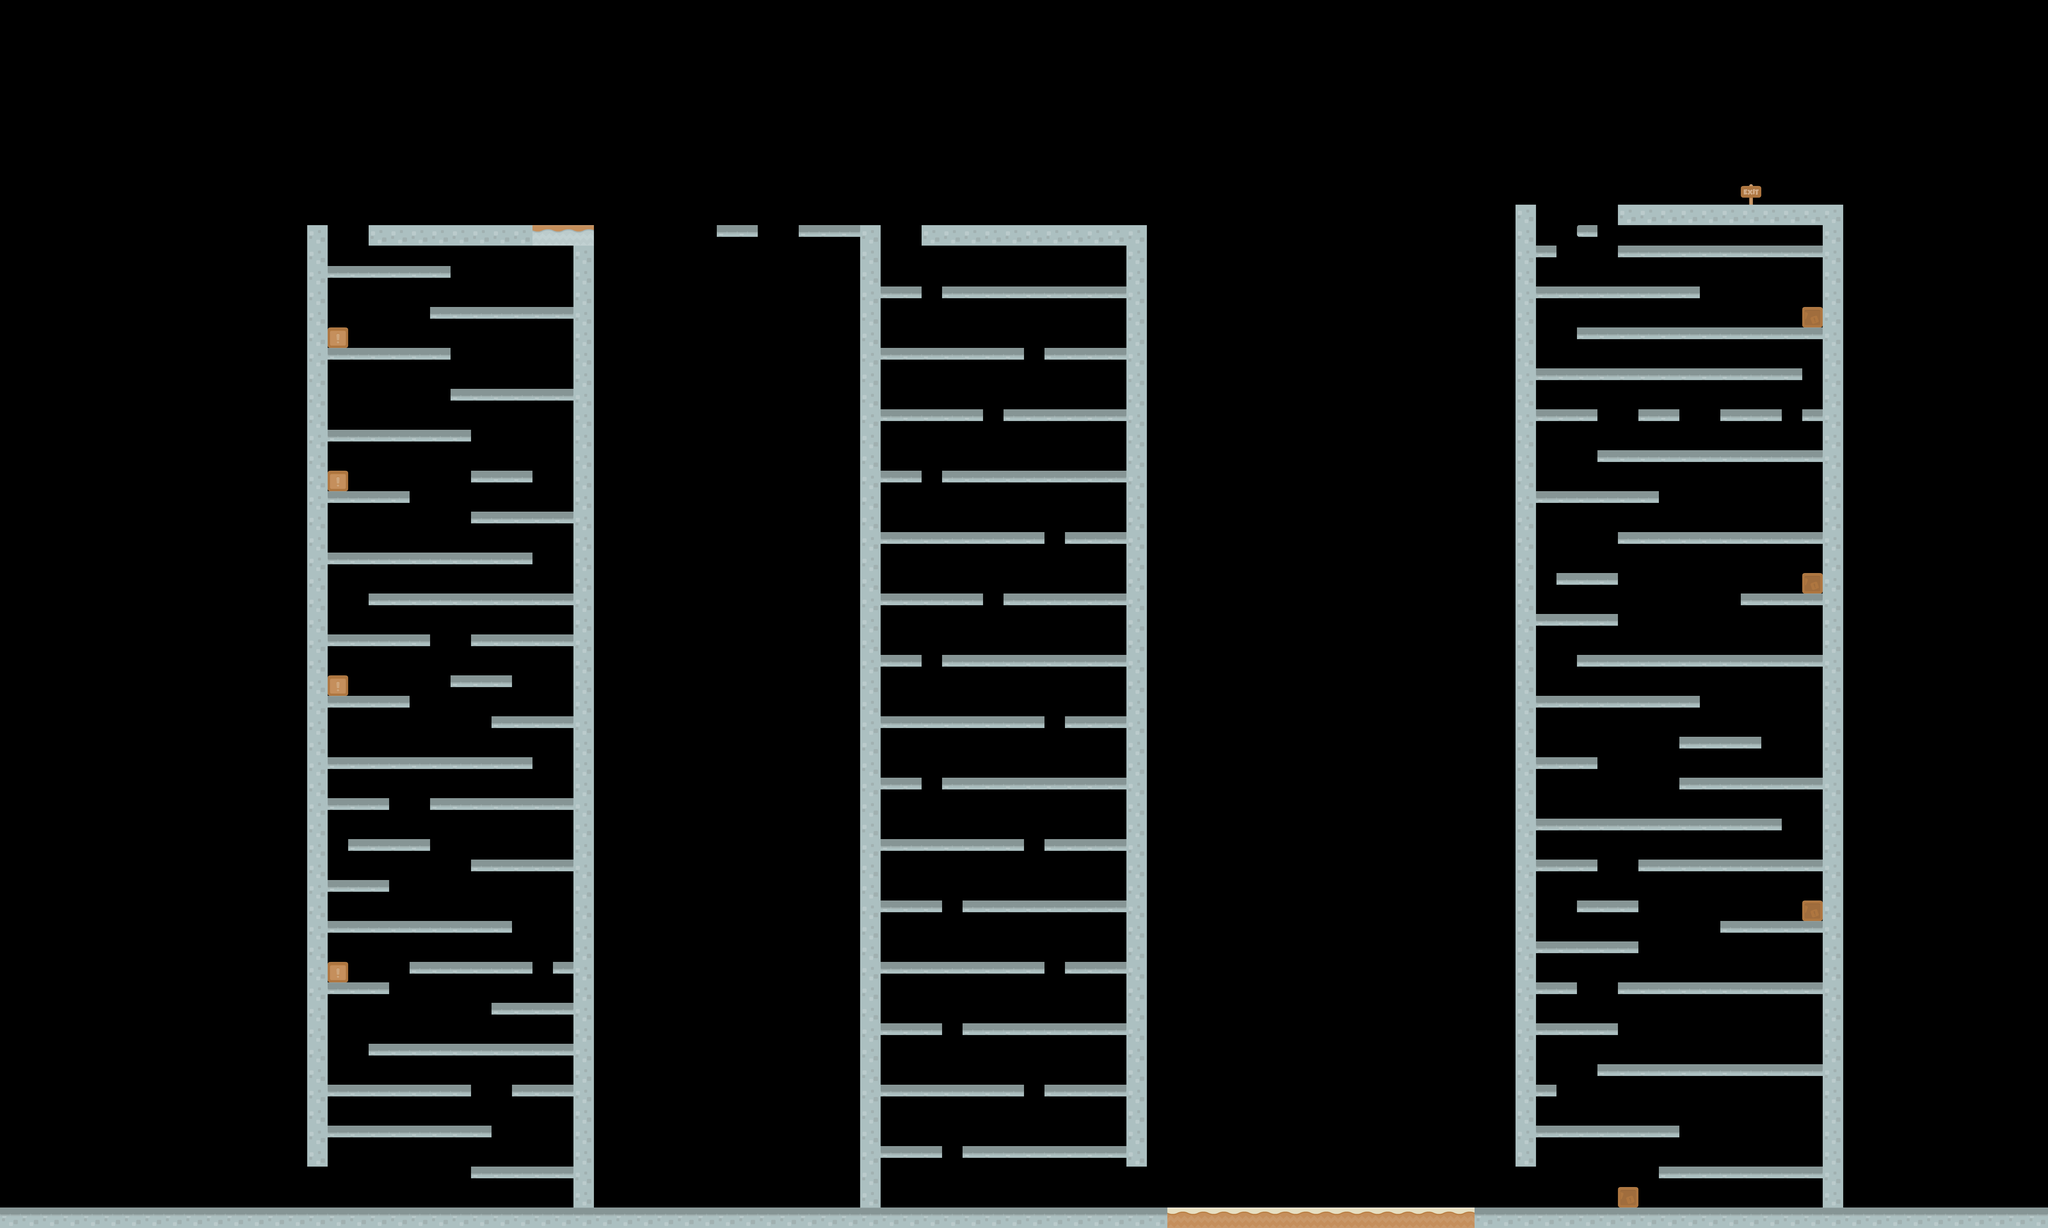

This is a level from a 2D game, rendered from its Tiled map with the project's own tilesets. A one-line summary and the map file follow, with tile-layer data summarised:
An orthogonal 100x60 tile map with 70x70 px tiles, 1 tile layer (Tile Layer 1) and 129 objects (118x platform, 8x button, doorTop, doorBot, spawnpoint).

<map version="1.10" tiledversion="1.11.0" orientation="orthogonal" renderorder="right-down" width="100" height="60" tilewidth="70" tileheight="70" infinite="0" nextlayerid="3" nextobjectid="175">
 <properties>
  <property name="star1time" type="float" value="7" />
 </properties>
 <tileset firstgid="1" name="tiles_spritesheet" tilewidth="70" tileheight="70" spacing="2" tilecount="156" columns="12">
  <image source="tiles_spritesheet.png" width="914" height="936" />
 </tileset>
 <layer id="1" name="Tile Layer 1" width="100" height="60">
  <data>[6000 cells, 972 non-empty, 9 distinct tile ids]</data>
 </layer>
 <objectgroup id="2" name="Object Layer 1">
  <!-- 129 objects omitted --></objectgroup>
</map>
<!-- 129 of 129 objects omitted -->
